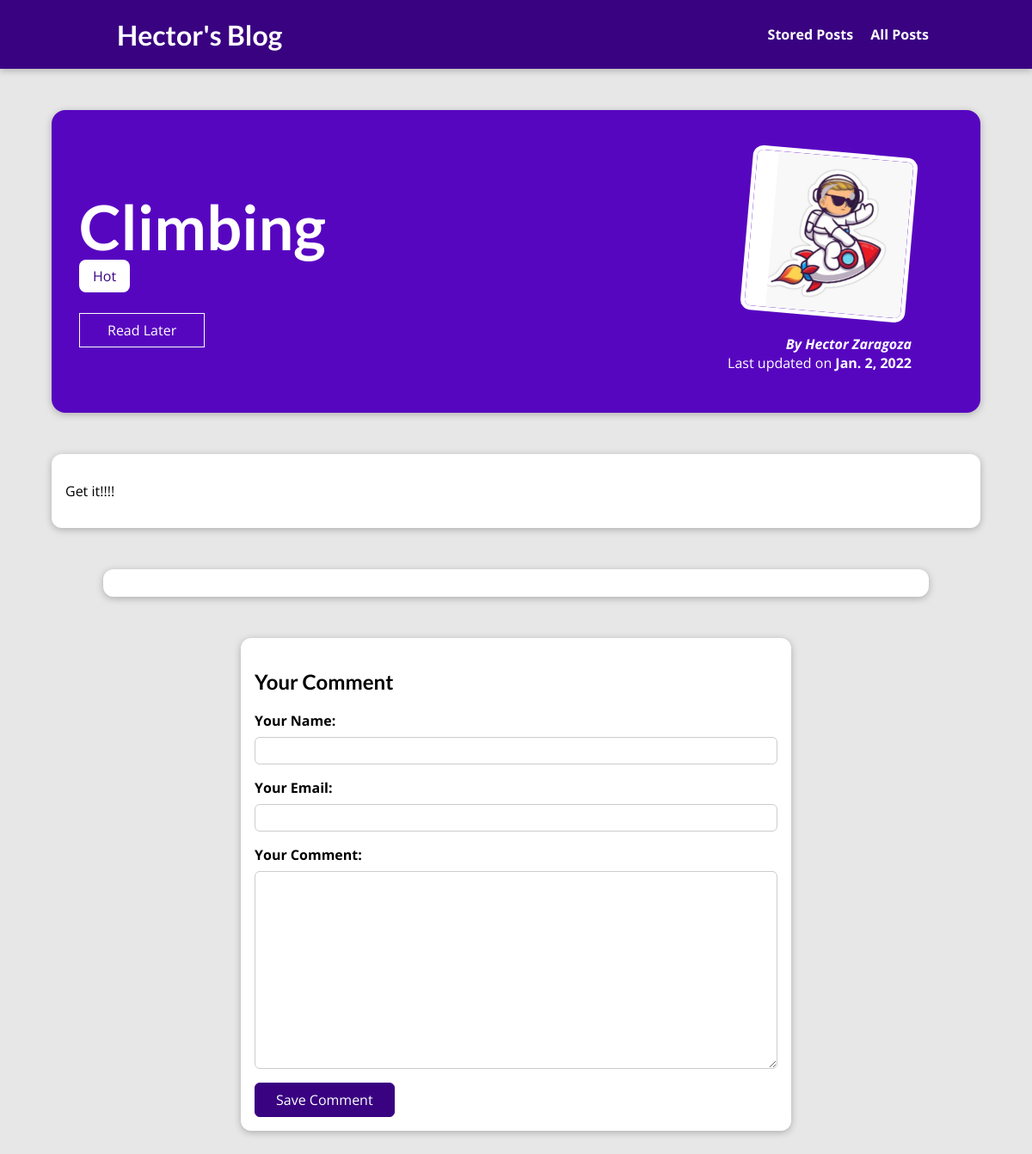
The app's page /posts/some-picture, older data.
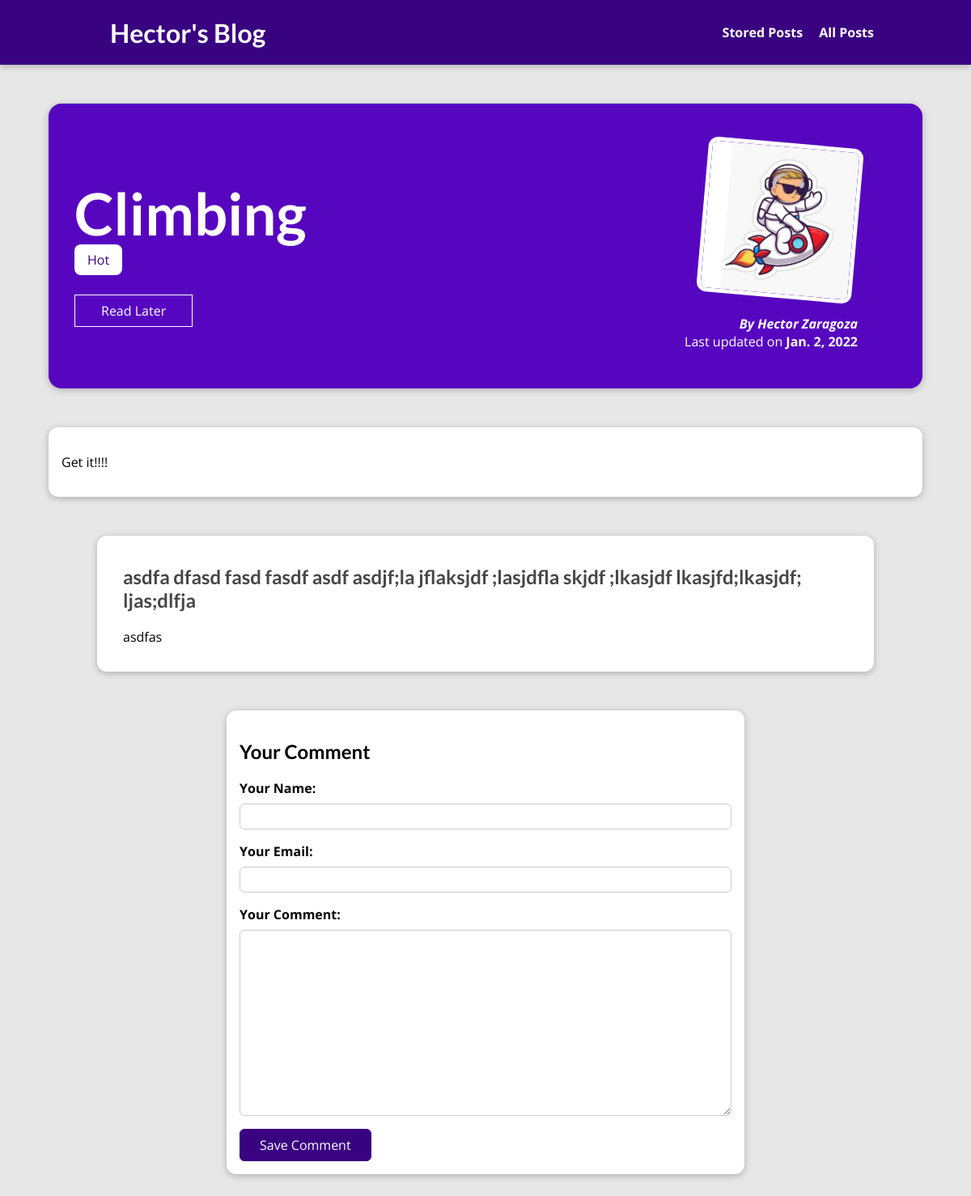
The same page, newer data.
### blog/models.py (models this page shows, shortened)
class Tag(models.Model):
    caption = models.CharField(max_length=20)

class Comment(models.Model):
    user_name = models.CharField(max_length=120)
    user_email = models.EmailField()
    text = models.TextField(max_length=400)
    post = models.ForeignKey(Post, on_delete=models.CASCADE, related_name = "comments")

### blog/views.py (the view, shortened to what this page needs)
# urls.py: path("posts/<slug>", views.SinglePostView.as_view(), name="post-detail-page"), #/posts/my-first-post
class SinglePostView(View):
    def is_stored_post(self, request, post_id):
        stored_posts = request.session.get("stored_posts")
        if stored_posts is not None:
            is_saved_for_later = post_id in stored_posts
        else:
            is_saved_for_later = False
        return is_saved_for_later
    def get(self, request, slug):
        post = Post.objects.get(slug=slug)
        context = {
            "post": post,
            "post_tags": post.tags.all(),
            "comment_form": CommentForm(),
            "comments": post.comments.all().order_by("-id"),
            "saved_for_later": self.is_stored_post(request, post.id)
        }
        return render(request, "blog/post-detail.html", context)

### blog/forms.py
class CommentForm(forms.ModelForm):
    class Meta:
        model = Comment
        exclude = ["post"]
        labels = {
            "user_name": "Your Name",
            "user_email": "Your Email",
            "text": "Your Comment"
        }

### blog/models.py (called while the page is built)
    def __str__(self):
        return f"{self.first_name} {self.last_name}"

### blog/templates/blog/post-detail.html (shortened to what this page needs)
{% extends "base.html" %}
{% load static %}
{% block css_files %}
    <link rel="stylesheet" href="{% static "blog/post-detail.css" %}"/>
{% endblock %}
{% block content %}
    <section id="summary">
        <h2>{{ post.title }}</h2>
        <div>
            {% for tag in post_tags %}
                <span class="tag">{{ tag.caption }}</span>
            {% endfor %}
        </div>
        <div id="read-later">
            <form action="{% url "read-later" %}" method="POST">
                <button>
                    {% if saved_for_later %}
                        Remove from "Read Later" List
                    {% else %}
                        Read Later
                    {% endif %}
                </button>
            </form>
        </div>
        <article>
            <img src="{{ post.image.url }}" alt="{{ post.title }}">
            <address>By <a href="mailto:{{ post.author.email_address }}">{{ post.author }}</a></address>
            <div>
                Last updated on <time>{{ post.date }}</time>
            </div>
        </article>
    </section>
    <main>
        {{ post.content|linebreaks }}
    </main>
    <section id="comments">
        <ul>
            {% for comment in comments %}
                <li>
                    <h2>{{ comment.user_name }}</h2>
                    <p>{{ comment.text|linebreaks }}</p>
                </li>
            {% endfor %}
        </ul>
    </section>
    <section id="comment-form">
        <h2>Your Comment</h2>
        <form action='{% url "post-detail-page" post.slug %}' method="POST">
        <form>
            {% for form_field in comment_form %}
            <div class="form-control {% if form_field.errors %}invalid{% endif %}">
                {{ form_field.label_tag }}
                {{ form_field }}
            </div>
            {% endfor %}
            <button>Save Comment</button>
        </form>
    </section>
{% endblock %}

Row changes from the older to the newer data that the page shows:
added Comment: user_name "asdfa dfasd fasd fasdf asdf asdjf;la jflaksjdf ;lasjdfla skjdf ;lkasjdf lkasjfd;lkasjdf; ljas;dlfja", text "asdfas"
